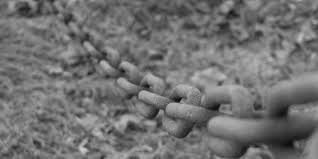
#> input picture Assignment 3/5.jpg, 318 x 159 px
$ python main.py
#> lines starting #> are read from the running program, lines starting #| are printed output that depends on the picture; after the words box and inside, x2 and y2 are one past the last pixel; in counts of white or black regions, pixels touching at a corner belong together
import numpy as np
from PIL import Image
from matplotlib import pyplot as plt
from numpy.lib import histogram
from numpy.lib.function_base import average


def CalculateHistogram(image):

    imageArr = np.array(image)
    histogram = [0]*256

    imageArr = imageArr.flatten()

    for i in range(imageArr.size):
        histogram[imageArr[i]] += 1

    return histogram


def CalculateCumulativeHistogram(histogram):

    cumulativeHistogram = [0]*256

    cumulativeHistogram[0] = histogram[0]

    for i in range(1, 256):
        cumulativeHistogram[i] = histogram[i] + cumulativeHistogram[i-1]

    return cumulativeHistogram


def CalculateEqualizedHistogram(cumulativeHistogram):

    equalizedHistogram = [0]*256
    size = cumulativeHistogram[255]

    for i in range(256):
        equalizedHistogram[i] = round((255 / (size - cumulativeHistogram[0])) * (cumulativeHistogram[i] - cumulativeHistogram[0]))

    return equalizedHistogram


def CalculateEqualizedImage(image, equalizedHistogram):

    # height => number of rows, width => number of columns
    width = image.size[0]
    height = image.size[1]

    equalizedImage = Image.new("L", (width, height))

    for i in range(0, width):
        for j in range(0, height):

            oldIntensity = image.getpixel((i,j))
            newIntensity = equalizedHistogram[oldIntensity]
            equalizedImage.putpixel((i,j), newIntensity)

    return equalizedImage


def SegmentOptimalThresholding(image):

    # height => number of rows, width => number of columns
    width = image.size[0]
    height = image.size[1]

    B = []
    O = []

    # first iteration
    for i in range(0, width):
        for j in range(0, height):
            if ((i == 0 and j == 0) or (i == 0 and j == height-1) or (i == width-1 and j == 0) or (i == width-1 and j == height-1)):
                B += [image.getpixel((i,j))]
            else:
                O += [image.getpixel((i,j))]

    meanB = average(B)
    meanO = average(O)
    previousThreshold = -1
    currentThreshold = (meanB + meanO) / 2

    while (True):

        B = []
        O = []

        for i in range(0, width):
            for j in range(0, height):
                if (image.getpixel((i,j)) < currentThreshold):
                    B += [image.getpixel((i,j))]
                else:
                    O += [image.getpixel((i,j))]

        meanB = average(B)
        meanO = average(O)
        previousThreshold = currentThreshold
        currentThreshold = (meanB + meanO) / 2

        if (previousThreshold == currentThreshold):
            break

    segmentedImage = Image.new("L", (width, height))

    for i in range(0, width):
        for j in range(0, height):
            if (image.getpixel((i,j)) < currentThreshold):
                segmentedImage.putpixel((i,j), 0)
            else:
                segmentedImage.putpixel((i,j), 255)

    return segmentedImage


if __name__ == "__main__":

    # reading the image
    image = Image.open("5.jpg")
#> image is the input picture: PIL image 318x159 RGB; min 8, max 208, mean 113.4
    # converting the image to grayscale
    image = image.convert('L')
#> image: PIL image 318x159 L

    histogram = CalculateHistogram(image)
#> after the loop in CalculateHistogram, `for i in range(imageArr.size):`: histogram = 256 values, max 786 at index 119, min 0 at index 0, mean 197.5
    cumulativeHistogram = CalculateCumulativeHistogram(histogram)
#> after the loop in CalculateCumulativeHistogram, `for i in range(1, 256):`: cumulativeHistogram = 256 values from 0 to 50562
#> cumulativeHistogram = 256 values from 0 to 50562
    equalizedHistogram = CalculateEqualizedHistogram(cumulativeHistogram)
#> in CalculateEqualizedHistogram, `size = cumulativeHistogram[255]`: size = 50562
#> after the loop in CalculateEqualizedHistogram, `for i in range(256):`: equalizedHistogram = 256 values from 0 to 255
#> equalizedHistogram = 256 values from 0 to 255
    equalizedImage = CalculateEqualizedImage(image, equalizedHistogram)
#> in CalculateEqualizedImage, `equalizedImage = Image.new("L", (width, height))`: equalizedImage: PIL image 318x159 L; every value is 0
#> after the loop in CalculateEqualizedImage, `for i in range(0, width):`:
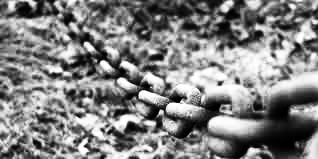
#> equalizedImage: PIL image 318x159 L; min 0, max 255, mean 128.8
    segmentedOriginalImage = SegmentOptimalThresholding(image)
#> after the loop in SegmentOptimalThresholding, `for i in range(0, width):`: B = [102, 88, 137, 140]; O = 50558 items
#> in SegmentOptimalThresholding, `meanB = average(B)`: meanB = 116.8
#> in SegmentOptimalThresholding, `meanO = average(O)`: meanO = 113.4
#> in SegmentOptimalThresholding, `currentThreshold = (meanB + meanO) / 2`: currentThreshold = 115.1
#> the loop in SegmentOptimalThresholding, `while (True): ` made 6 passes
#> previousThreshold on pass 1: 115.1
#> after the loop in SegmentOptimalThresholding, `for i in range(0, width):`:
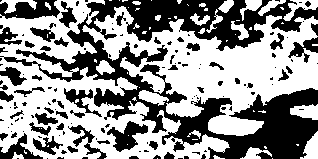
#> segmentedImage: PIL image 318x159 L; 56.9% white; 140 black regions (88 under 20 px), largest, box (x1, y1, x2, y2) and area: (0, 0, 318, 159) 15525, (0, 0, 60, 19) 751, (107, 121, 148, 152) 594
    segmentedEqualizedImage = SegmentOptimalThresholding(equalizedImage)
#> after the loop in SegmentOptimalThresholding (call 2), `for i in range(0, width):`: B = [83, 46, 206, 214]
#> in SegmentOptimalThresholding (call 2), `meanB = average(B)`: meanB = 137.2
#> in SegmentOptimalThresholding (call 2), `meanO = average(O)`: meanO = 128.8
#> in SegmentOptimalThresholding (call 2), `currentThreshold = (meanB + meanO) / 2`: currentThreshold = 133
#> the loop in SegmentOptimalThresholding (call 2), `while (True): ` made 3 passes
#> previousThreshold on pass 1: 133
#> after the loop in SegmentOptimalThresholding (call 2), `for i in range(0, width):`:
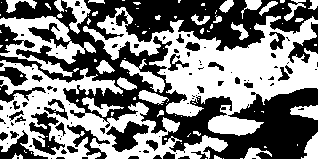
#> segmentedImage: PIL image 318x159 L; 49.8% white; 91 white regions (60 under 20 px), largest, box (x1, y1, x2, y2) and area: (83, 7, 318, 136) 11021, (0, 60, 228, 159) 7958, (0, 16, 96, 77) 2214


    plt.subplots(nrows=2, ncols=2, figsize=(20, 20))

    #original image
    plt.subplot(2,2,1)
    plt.imshow(image, cmap = 'gray')
    plt.title("Original image")

    #segmented original image
    plt.subplot(2,2,2)
    plt.imshow(segmentedOriginalImage, cmap = 'gray')
    plt.title("Segmenting the original image")

    #equalized image
    plt.subplot(2,2,3)
    plt.imshow(equalizedImage, cmap = 'gray')
    plt.title("Equalized image")

    #segmented equalized image
    plt.subplot(2,2,4)
    plt.imshow(segmentedEqualizedImage, cmap = 'gray')
    plt.title("Segmented equalized image")

    plt.show()
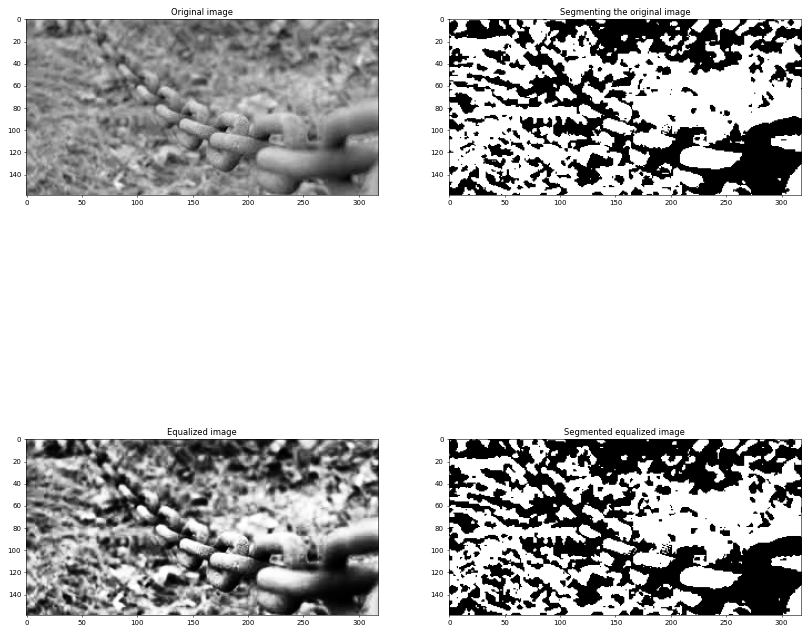
#> figure drawn by matplotlib, 4 panels

$ run again, with Assignment 3/1.jpg copied over Assignment 3/5.jpg
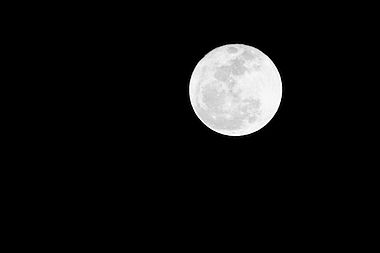
#> input picture Assignment 3/1.jpg, 380 x 253 px
#> image is the input picture: PIL image 380x253 RGB; min 0, max 255, mean 16
#> image: PIL image 380x253 L
#> after the loop in CalculateHistogram, `for i in range(imageArr.size):`: histogram = 256 values, max 88195 at index 0, min 0 at index 31, mean 375.5
#> after the loop in CalculateCumulativeHistogram, `for i in range(1, 256):`: cumulativeHistogram = 256 values from 88195 to 96140
#> size = 96140
#> after the loop in CalculateEqualizedHistogram, `for i in range(256):`: equalizedHistogram = 256 values from 0 to 255
#> after the loop in SegmentOptimalThresholding, `for i in range(0, width):`: B = [0, 0, 0, 0]; O = 96136 items
#> meanB = 0
#> meanO = 15.96
#> currentThreshold = 7.98
#> the loop in SegmentOptimalThresholding, `while (True): ` made 4 passes
#> previousThreshold on pass 1: 7.98
#> after the loop in SegmentOptimalThresholding, `for i in range(0, width):`:
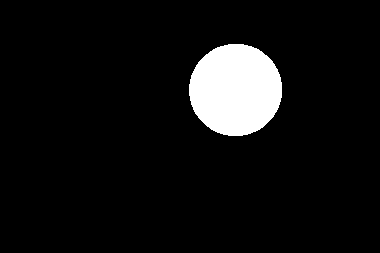
#> segmentedImage: PIL image 380x253 L; 7% white; 1 white region, box (x1, y1, x2, y2) and area: (189, 44, 282, 136) 6748
#> the loop in SegmentOptimalThresholding (call 2), `while (True): ` made 5 passes
#> previousThreshold on pass 1: 5.36
#> `plt.show()`:
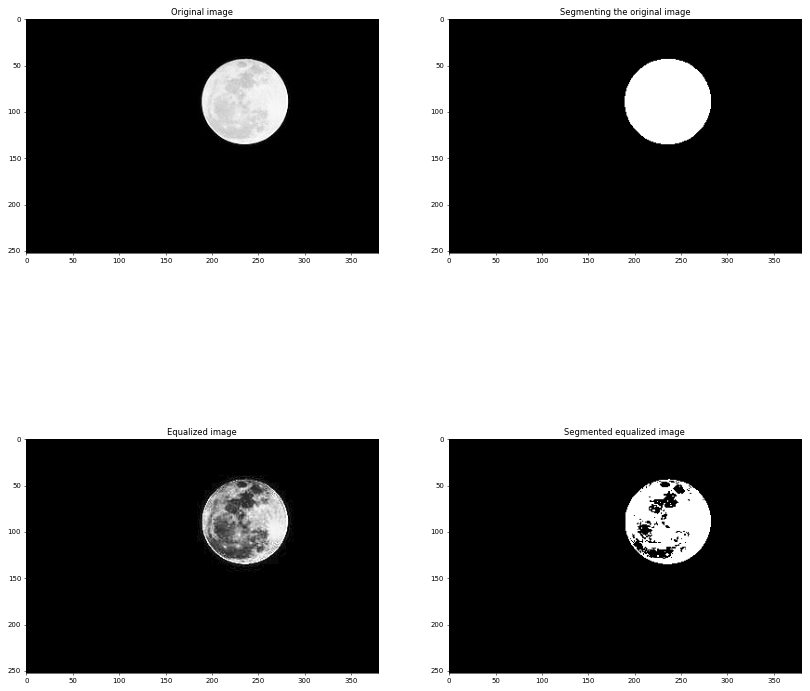
#> figure drawn by matplotlib, 4 panels
